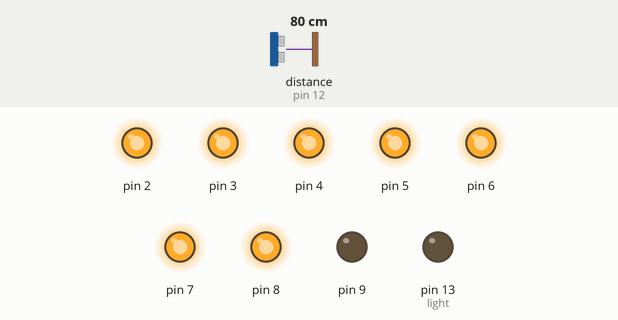
This sketch was run on a simulated Arduino Uno, built with avr-gcc and run on an emulated ATmega328P. Parts: output pins drawn as LEDs (lit = HIGH). Wiring (inferred from the names in the program): ultrasonic range finder: trigger pin 11; echo pin 12. Inputs (shaded band) come from the test bench; at power-on: distance to the obstacle (sensor on pin 12) 80 cm. The echo pulse lasts 58.3 µs per cm; pins used as bus, display or sensor lines are not drawn.

Above: at 1.2 s.
1.3 s: distance to the obstacle (sensor on pin 12) set to 12 cm
2.8 s: distance to the obstacle (sensor on pin 12) set to 9 cm
At 3.5 s:
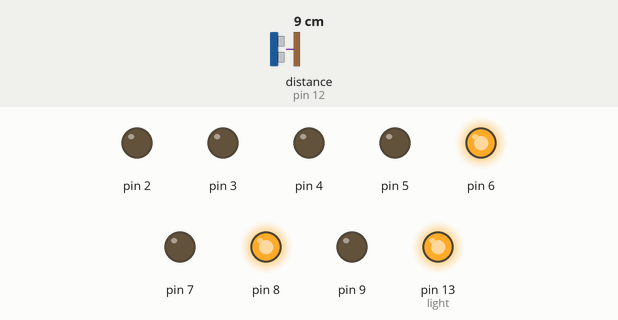
Timing chart, 0 to 5.8 s (numbered marks = the images above; inputs shaded):
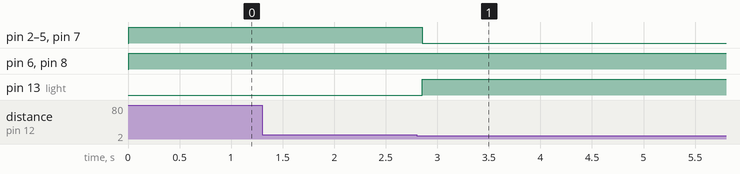

Measured:
- the behaviour switches between 11 and 10 cm on distance to the obstacle (sensor on pin 12) (found by bisection; images 0 and 1)
- after the input at 1.3 s, every drawn part: stays the same
- after the input at 2.8 s, pin 2–5, pin 7: HIGH → LOW after 0.05 s; pin 13 (light): LOW → HIGH after 0.05 s

The sketch:

ultrasonic-sensor-mode-change.ino
```cpp
    int pressed = LOW;
    // defines pins numbers
    const int trigPin = 11;
    const int echoPin = 12;
    // defines variables
    long duration;
    int distance;

    int light = 13;

    // Set mode

    int counter = 0;
    int currentState = 0;
    int previousState = 0;

    // debounce
    int triggerDistance = 10;
    int prevDistance = 0;

    int hover = 0;
    int transientState = 0;
    unsigned long debounceTime = 0;
    const unsigned long DEBOUNCE_DELAY = 50;


void setup() {
    pinMode(trigPin, OUTPUT); // Sets the trigPin as an Output
    pinMode(echoPin, INPUT); // Sets the echoPin as an Input
    Serial.begin(9600); // Starts the serial communication

    pinMode(light, OUTPUT);

    for(int i = 2; i < 10; i++){
      pinMode(i, OUTPUT);
    }
}

void loop() {


     digitalWrite(trigPin, LOW);
     delayMicroseconds(2);
     digitalWrite(trigPin, HIGH);
     delayMicroseconds(10);
     digitalWrite(trigPin, LOW);

     duration = pulseIn(echoPin, HIGH);
     distance = duration*0.034/2;


      int x = distance < triggerDistance ? 1 : 0;

      // See if the button is still changing state; if so, nudge the record of the last time it changed:

      if (x != transientState) {
        debounceTime = millis();
      }

      transientState = x;

      /* Has the button been stable for a few milliseconds; if so, do the "pressed" vs current comparison
         to see whether it's an actual button change, and output serial data accordingly.
       */
      if (millis() - debounceTime > DEBOUNCE_DELAY) {
        if (x == HIGH && pressed == LOW) {
          pressed = HIGH;
          currentState = 1;
        } else if (x == LOW && pressed == HIGH) {
          pressed = LOW;
          currentState = 0;
        }
      }


    if(currentState != previousState){
        if(currentState == 1){
           counter = (counter + 1) % 2;
       }
       previousState = currentState;
     }

    if(counter == 1){
      digitalWrite(light, HIGH);

      for(int i = 2; i < 10; i++){

        digitalWrite(light, HIGH);

        if(i == 6 || i == 8){
          digitalWrite(i, HIGH);
        } else {
          digitalWrite(i, LOW);
        }

      }

    } else {
      digitalWrite(light, LOW);

      for(int i = 2; i < 10; i++){

        digitalWrite(light, LOW);
        if(i == 9){
          digitalWrite(i, LOW);
        } else {
          digitalWrite(i, HIGH);
        }

      }

    }


}
```
